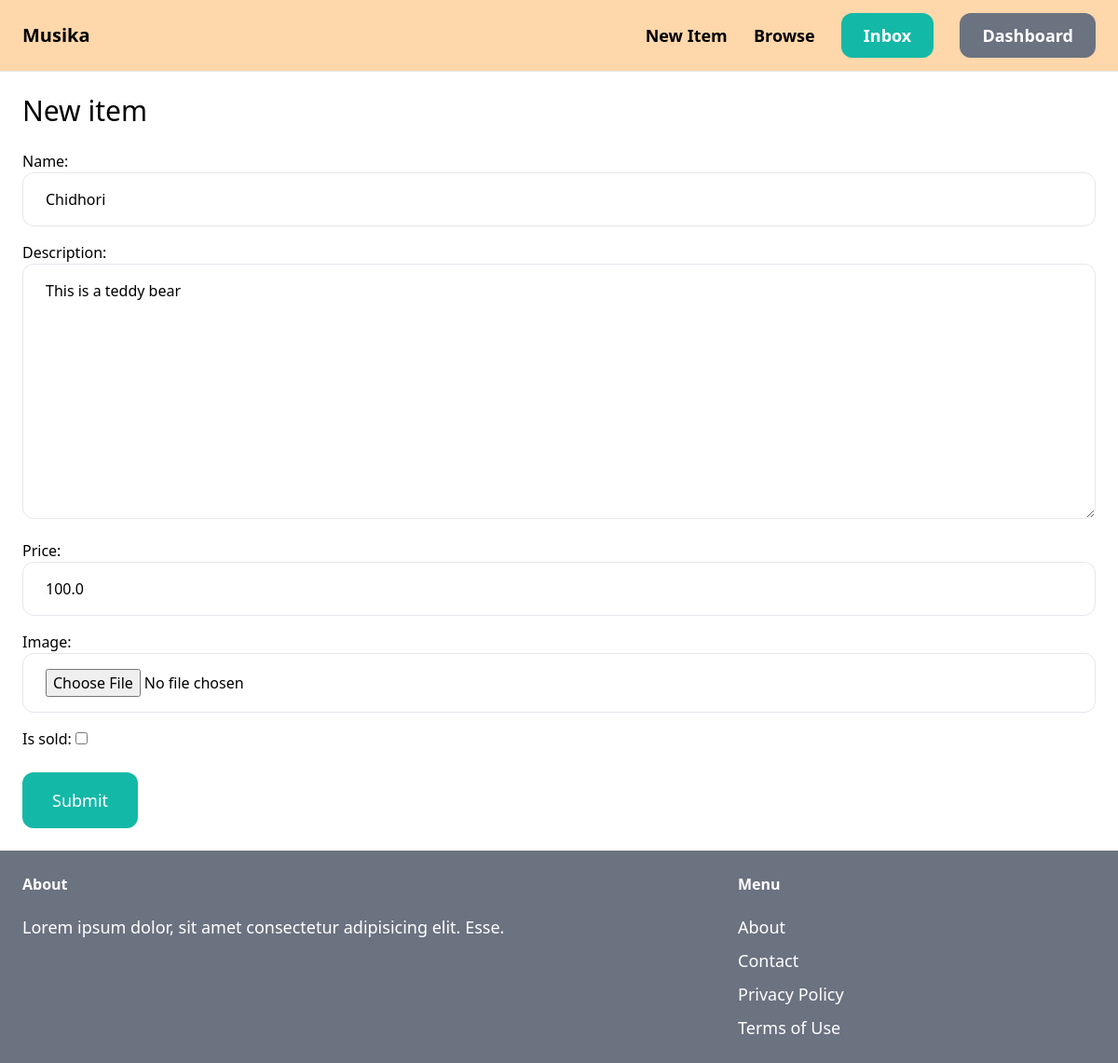
The page /items/1/edit (signed in) on the database its author committed.
### item/models.py (models this page shows, shortened)
class Item(models.Model):
    category = models.ForeignKey(Category, related_name='items', on_delete=models.CASCADE)
    name = models.CharField(max_length=255)
    description = models.TextField(blank=True, null=True)
    price = models.FloatField()
    image = models.ImageField(upload_to='items_images', blank=True, null=True)
    is_sold = models.BooleanField(default=False)
    created_by = models.ForeignKey(User, related_name='items', on_delete=models.CASCADE)
    created_at = models.DateField(auto_now_add=True)

### item/views.py (the view)
# urls.py: path('<int:pk>/edit', views.edit, name='edit'),
@login_required
def edit(request, pk):
    item = get_object_or_404(Item, pk=pk, created_by=request.user)
    if request.method == 'POST':
        form = EditItemForm(request.POST, request.FILES, instance=item)
        if form.is_valid():
            form.save()
            return redirect('item:detail', pk=item.id)
    else:
        form = EditItemForm(instance=item)
    return render(request, 'item/form.html', {
        'form' : form
    })

### item/forms.py
class EditItemForm(forms.ModelForm):
    class Meta:
        model = Item
        fields = ('name', 'description', 'price', 'image', 'is_sold')
        widgets = {
        'name': forms.TextInput(attrs={
                'class': INPUT_CLASSES
        }),
        'description': forms.Textarea(attrs={
                'class': INPUT_CLASSES
        }),
        'price': forms.TextInput(attrs={
                'class': INPUT_CLASSES
        }),
        'image': forms.FileInput(attrs={
                'class': INPUT_CLASSES
        })
    }

### item/templates/item/form.html (shortened to what this page needs)
{% extends 'core/base.html' %}
{% block content %}
<h1 class="mb-6 text-3xl">New item</h1>
<form method="post" action="." enctype="multipart/form-data">
    <div class="space-y-4">
        {{form.as_p}}
    </div>
    <button class="mt-6 py-4 px-8 text-lg bg-teal-500 text-white hover:bg-teal-700 rounded-xl">
        Submit
    </button>
</form>
{% endblock %}

### rows shown on the page
Item: name "Chidhori", description "This is a teddy bear", price "100.0"
